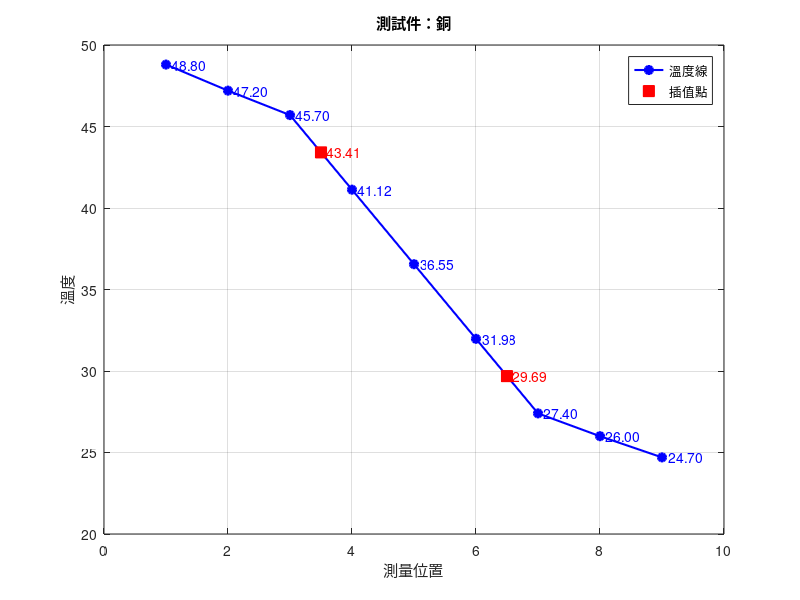

The MATLAB source for this figure:
% 原始數據
y = [48.8, 47.2, 45.7, 41.125, 36.55, 31.975, 27.4, 26, 24.7]; 
x = 1:length(y); % x 軸為數據編號
yq =[43.4125,29.6875];
xq = [3.5,6.5];


% 繪製原始數據
figure;
plot(x, y, 'bo-', 'MarkerFaceColor', 'b', 'LineWidth', 1.5); % 原始數據點 (藍色圓點)

hold on; % 保持圖形
plot(xq, yq, 'rs', 'MarkerFaceColor', 'r', 'MarkerSize', 8); % 插值點 (紅色方塊)

% 標示數據點
for i = 1:length(x)
    text(x(i), y(i), sprintf('  %.2f', y(i)), 'FontSize', 10, 'Color', 'b');
end

for i = 1:length(xq)
    text(xq(i), yq(i), sprintf('  %.2f', yq(i)), 'FontSize', 10, 'Color', 'r');
end

% 設定圖形標籤與標題
xlabel('測量位置');
ylabel('溫度');
title('測試件：銅');
legend({'溫度線', '插值點'}, 'Location', 'Best');

grid on; % 顯示格線
hold off;

